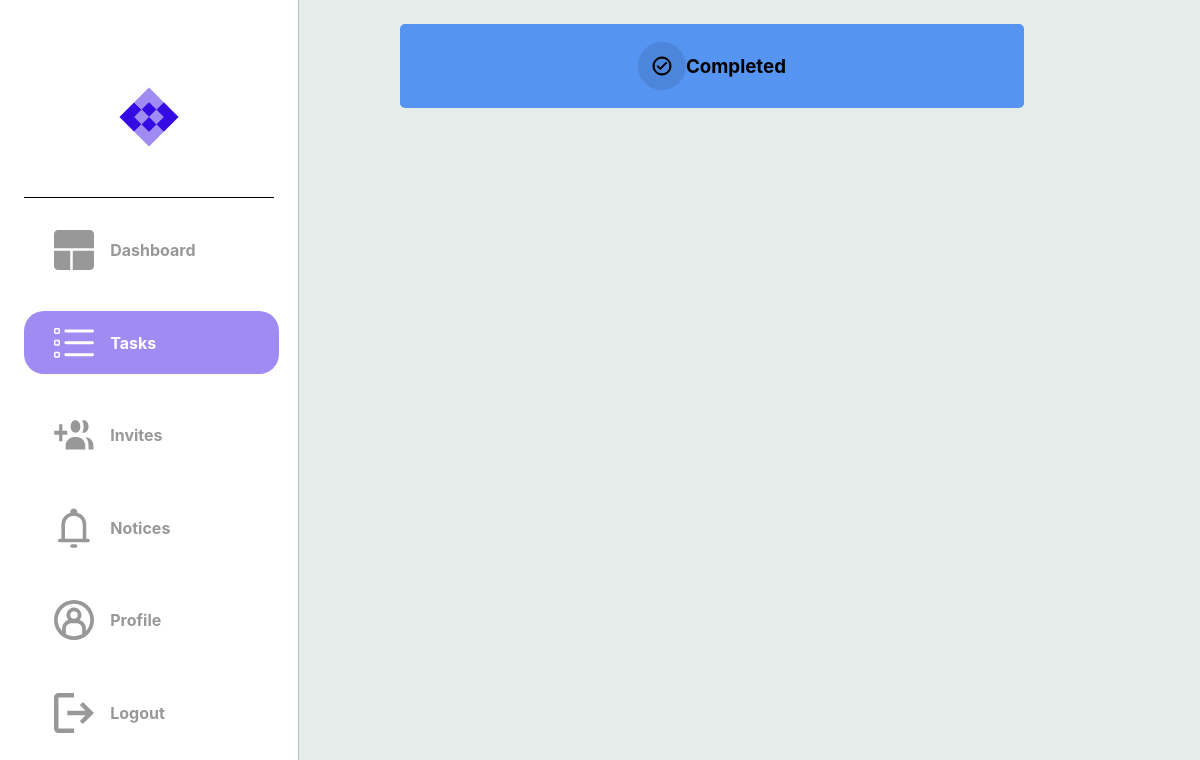
The app's page /completed_tasks (signed in), older data.
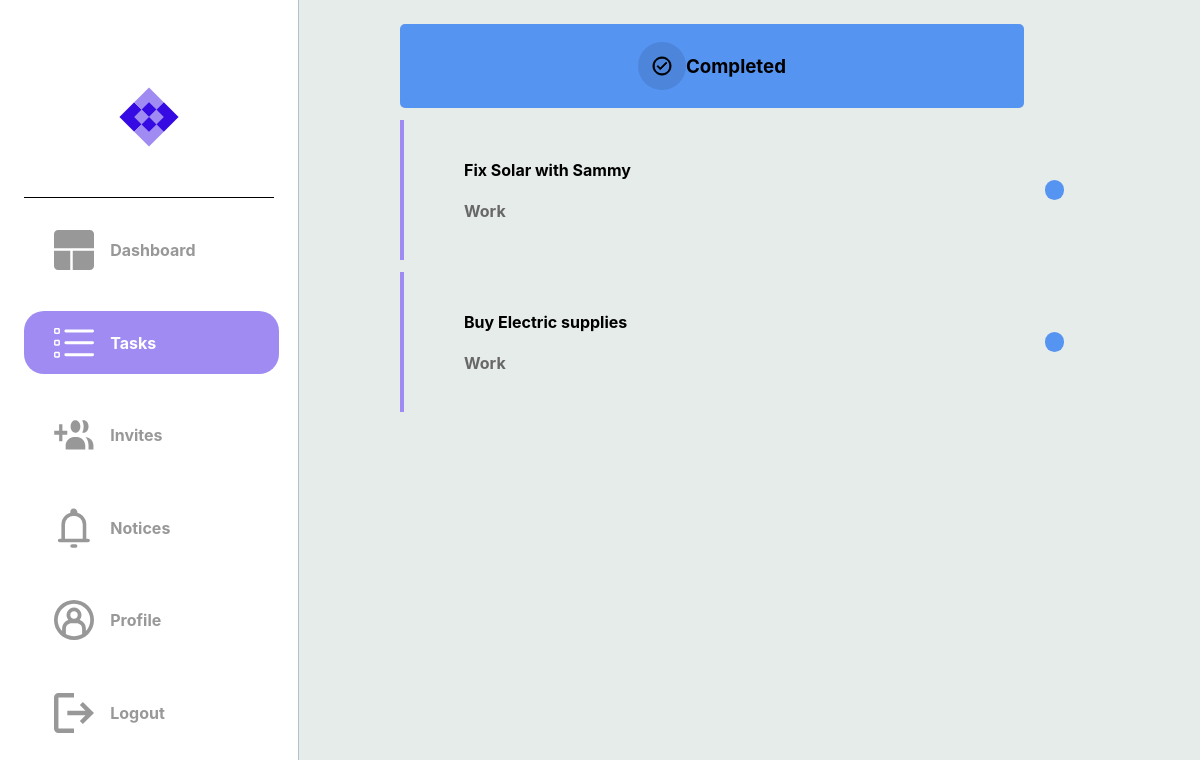
The same page, newer data.
### dotask/models.py (models this page shows)
class Task(db.Model):
    __tablename__ = "task"
    id = db.Column(db.Integer, primary_key=True)
    title = db.Column(db.String(100), nullable=False)
    description = db.Column(db.String(400), nullable=False)
    due_date = db.Column(db.Date, nullable=False)
    status = db.Column(Enum(TaskStatus))
    tag = db.Column(Enum(TaskTag))
    users = relationship('User', secondary=user_task,
    backref='tasks')

### dotask/routes.py (the view)
@app.route("/completed_tasks")
@login_required
def hello_completed_tasks():
    try:
        notices = current_user.notes
        tasks = current_user.tasks
        if tasks:
            return render_template("completed_tasks.html", tasks=tasks, notices=notices)
        else:
            return render_template("completed_tasks.html", notices=notices)
    except:
        return render_template("completed_tasks.html", notices=notices)

### dotask/routes.py (called while the page is built)
@app.after_request
def after_request(response):
    response.headers["Cache-Control"] = "no-cache, no-store, must-revalidate"
    return response

@login_manager.user_loader
def load_user(user_id):
    return User.query.get(user_id)

### dotask/templates/completed_tasks.html (shortened to what this page needs)
{% extends "layout.html" %}
{% block head %}
    <link rel="stylesheet" {% block css_tab_colour %} href="../static/css/tasks.css" {% endblock %}/>
{% endblock %}
{% block categories %}
    <div class="cate-container-2">
        <img src="../static/svg/completed.svg">
        <h3>Completed</h3>
    </div>
{% endblock categories %}
{% block task_image_colour %}
    <a class="a2" href="{{ url_for('hello_tasks') }}">
    <div id="logos">
        <img class="imgs" src="../static/svg/tasks_active.svg">
        <h4 class="sidebar-text">Tasks</h4>
    </div>
    </a>
{% endblock task_image_colour %}
{% block tasks %}
        {% if tasks %}
            {% for task in tasks %}
                {% if task.status.name == 'Completed' %}
                    <a href="{{ url_for('hello_each_task', task_id=task['id']) }}">
                        <div class="message-box">
                            <div class="message">
                                <h4> {{ task['title'] }} </h4>
                                <h4 style="color: #676767;"> {{ task.tag.name }} </h4>
                            </div>
                            <div class="message-dot {% if task.status.name == 'In_Progress' %}progress-task
                                {% elif task.status.name == 'Completed' %}completed-task
                                {% elif task.status.name == 'Cancelled' %}cancelled-task
                                {% else %}unknown-task
                                {% endif %}">
                            </div>
                        </div>
                    </a>
                {% endif %}
            {% endfor %}
            {% else %}
                <div class="message-box">
                    <div class="message">
                        <h2>No Tasks Yet</h2>
                    </div>
                </div>
        {% endif %}
    {% endblock tasks %}

Row changes from the older to the newer data that the page shows:
now on this page (row edited): Task: title "Fix Solar with Sammy", tag.name "Work"
added Task: title "Buy Electric supplies", tag.name "Work"
